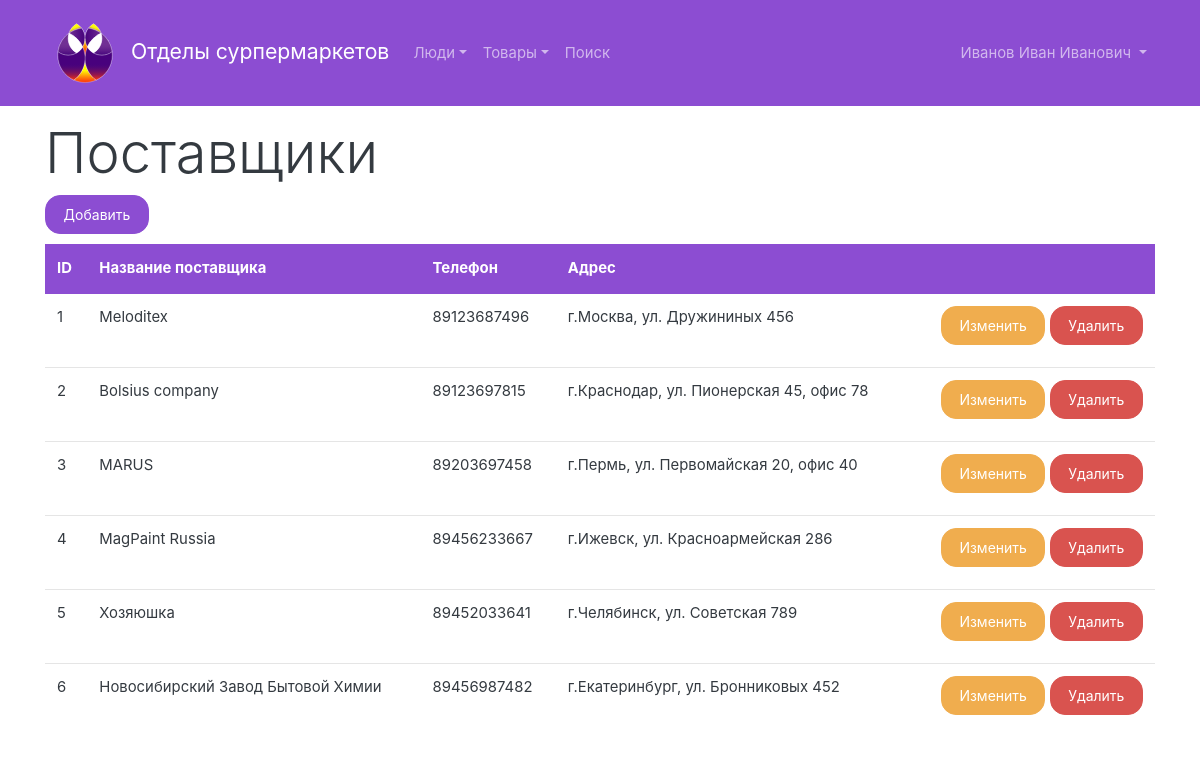
Screenshot of /providers.php (signed in) with the database file from the repository.
### tables this page shows
CREATE TABLE `provider` (
	`provider_ID`	INTEGER PRIMARY KEY AUTOINCREMENT,
	`name of_the_organization`	TEXT NOT NULL,
	`contact_number`	TEXT,
	`address`	TEXT NOT NULL
);

### includes/sqlite.php (called while the page is built, shortened)
<?php
class DB
{
    private $db;
    public function __construct($dbfile = ':memory:')
    {
        $this->db = new SQLite3($dbfile);
        $this->db->createFunction('lower', 'lower');
    }
    public function exec(string $query): bool
    {
        $result = $this->db->exec($query);
        return $result;
    }
    public function query(string $query)
    {
        $result = $this->db->query($query);
        $array = array();
        while ($row = $result->fetchArray()) {
            $array[] = $row;
        }
        return $array;
    }
    public function select($table, $fields = '*', string $where = '1', $order = array(), int $limit = -1, int $offset = 0)
    {
        $_order = '';
        $countOrder = count($order);
        if ($countOrder > 0) {
            if ($countOrder == 1) {
                $_order .= '`' . $order[0] . '`';
            } else {
                $_order .= '`' . $order[0] . '` ' . $order[1];
            }
            $order = 'ORDER BY ' . $_order;
        } else {
            $order = '';
        }
        if ($limit >= 0) {
            $limit = 'LIMIT ' . $offset . ', ' . $limit;
        } else {
            $limit = '';
        }
        if (!is_array($table)) $table = array($table);
        $tables = '';
        $countTables = count($table);
        for($i = 0; $i < $countTables; $i++) {
            $tables .= '`' . $table[$i] . '`';;
        }
        $query = "SELECT $fields FROM $tables WHERE $where $order $limit;";
        $result = $this->query($query);
        return $result;
    }
}

### providers.php (the view, shortened to what this page needs)
<?php
include "includes/header.php";
$db = new DB('db.db');
$providers = $db->select('provider');
if (isset($_GET['q'])) {
    $q = urldecode($_GET['q']);
    $q = trim($q);
    $providers = $db->select('provider', '*',
        'lower(`name of_the_organization`) LIKE lower("%' . $q . '%") OR
        lower(`contact_number`) LIKE lower("%' . $q . '%") OR
        lower(`address`) LIKE lower("%' . $q . '%")');
} else {
    $providers = $db->select('provider');
}
?>
    <main class="container">
        <h2 class="display-4">Поставщики</h2>
        <div>
            <a href="/add-provider.php" class="btn btn-primary">Добавить</a>
        </div>
        <table class="table table-hover">
            <thead>
            <tr class="table-primary">
                <th>ID</th>
                <th>Название поставщика</th>
                <th>Телефон</th>
                <th>Адрес</th>
                <th>&nbsp;</th>
            </tr>
            </thead>
            <tbody>
            <?php foreach ($providers as $provider): ?>
                <tr>
                    <td><?= $provider['provider_ID']; ?></td>
                    <td><?= $provider['name of_the_organization']; ?></td>
                    <td><?= $provider['contact_number']; ?></td>
                    <td><?= $provider['address']; ?></td>
                    <td class="text-right">
                        <a href="edit-provider.php?id=<?= $provider['provider_ID']; ?>" class="btn btn-warning">Изменить</a>
                        <a href="delete.php?type=provider&id=<?= $provider['provider_ID']; ?>" class="btn btn-danger">Удалить</a>
                    </td>
                </tr>
            <?php endforeach; ?>
            </tbody>
        </table>
    </main>
<?php
include "includes/footer.php";

### style.css (style rules this page uses)
.btn { margin-bottom: 10px; }
body { margin-top: 120px; }
.bg-primary, .table-primary, .table-primary>th, .table-primary>td, .btn-primary { background-color: #8c4dd2 !important; background: #8c4dd2 !important; border-color: #8c4dd2 !important; }

### rows the page displays
provider: provider_ID "1", name of_the_organization "Meloditex", contact_number "89123687496", address "г.Москва, ул. Дружининых 456"
provider: provider_ID "2", name of_the_organization "Bolsius company", contact_number "89123697815", address "г.Краснодар, ул. Пионерская 45, офис 78"
provider: provider_ID "3", name of_the_organization "MARUS", contact_number "89203697458", address "г.Пермь, ул. Первомайская 20, офис 40"
provider: provider_ID "4", name of_the_organization "MagPaint Russia", contact_number "89456233667", address "г.Ижевск, ул. Красноармейская 286"
provider: provider_ID "5", name of_the_organization "Хозяюшка", contact_number "89452033641", address "г.Челябинск, ул. Советская 789"
provider: provider_ID "6", name of_the_organization "Новосибирский Завод Бытовой Химии", contact_number "89456987482", address "г.Екатеринбург, ул. Бронниковых 452"

### other values shown
$_SESSION['name'] "Иванов Иван Иванович"
